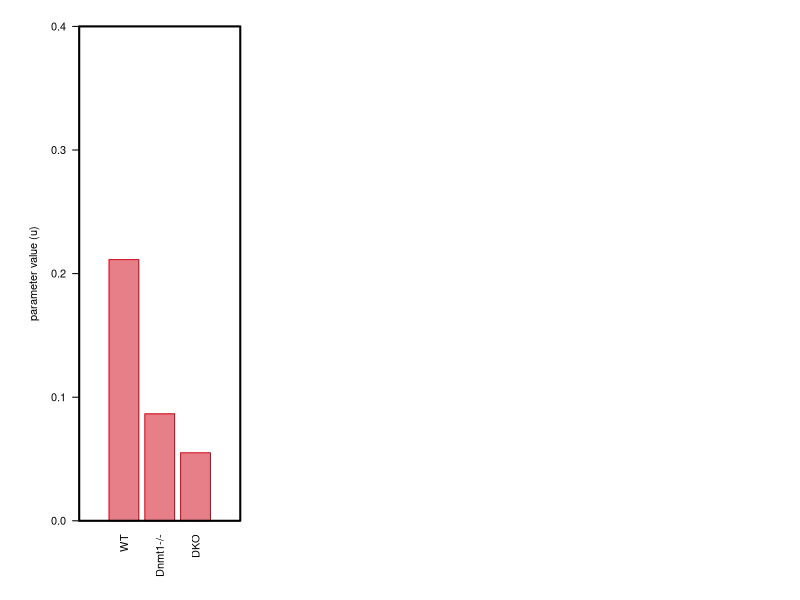

Generate this figure with R: (Note: this script raises an error after producing the figure.)
###################################################################################################
################################     PARAMETER/FUNCTION DEFINE     ################################
###################################################################################################
# sys_argv <- commandArgs(T)
cccol <- c("#CE0013","#16557A","#C7A609","#87C232","#008792","#A14C94","#15A08C","#8B7E75","#1E7CAF","#EA425F","#46489A","#E50033","#0F231F","#1187CD")
cccol80 <- c("#CE001380","#16557A80","#C7A60980","#87C23280","#64C0AB80","#A14C9480","#15A08C80","#8B7E7580","#1E7CAF80","#EA425F80","#46489A80","#E5003380","#0F231F80","#1187CD80")
cccol50 <- c("#CE001350","#16557A50","#C7A60950","#87C23250","#00879250","#A14C9450","#15A08C50","#8B7E7550","#1E7CAF50","#EA425F50","#46489A50","#E5003350","#0F231F50","#1187CD50")
options(scipen = 200)

HalfErrorBar <- function(x, y, upper, lower=upper, length=0.03,...){
	if(length(x) != length(y) | length(y) !=length(lower) | length(lower) != length(upper))
		stop("vectors must be same length")
	arrows(x,y+upper, x, y, angle=90, code=1, length=length, ...)
}


###################################################################################################
################################            READ IN DATA           ################################
###################################################################################################
data <- read.table("GSE130735_mmEmbryo_WGBS_DNMTKO_parameters_100.txt",header=T)
samples <- rownames(data)
WT <- samples[grep("WT",samples)]
D1KO <- samples[grep("D1KO",samples)]
D3abKO <- samples[grep("D3abKO",samples)]


###################################################################################################
################################                PLOT               ################################
###################################################################################################
pdf("FigS2b.GSE130735_mmEmbryo_WGBS_DNMTKO_parameters.pdf",width=6,height=3.2)
par(mar=c(6,6,2,2),mfrow=c(1,3))
plot_n <- c(length(data[WT,1]),length(data[D1KO,1]),length(data[D3abKO,1]))
plot_mean <- c(mean(data[WT,1]),mean(data[D1KO,1]),mean(data[D3abKO,1]))
plot_sd <- c(sd(data[WT,1]),sd(data[D1KO,1]),sd(data[D3abKO,1]))
bp <- barplot(plot_mean,col=cccol80[1],border=cccol[1],ylab="parameter value (u)",width=1, space=c(0.8,0.2,0.2),xlim=c(0,5),names.arg=c("WT","Dnmt1-/-","DKO"),las=2,ylim=c(0,0.4));box(lwd=2)
beeswarm(at=bp,list(data[WT,1],data[D1KO,1],data[D3abKO,1]),xaxt="n",spacing = 0.5,col = cccol80[1],pch = 16,method = "swarm",corral = "wrap",add=T)
# HalfErrorBar(bp,plot_mean, qt(0.975, plot_n-1) * plot_sd / sqrt(plot_n),col=cccol[1],lwd=1)
# HalfErrorBar(bp,plot_mean, 1.96*plot_sd/sqrt(plot_n),col=cccol[1],lwd=1)

plot_n <- c(length(data[WT,2]),length(data[D1KO,2]),length(data[D3abKO,2]))
plot_mean <- c(mean(data[WT,2]),mean(data[D1KO,2]),mean(data[D3abKO,2]))
plot_sd <- c(sd(data[WT,2]),sd(data[D1KO,2]),sd(data[D3abKO,2]))
bp <- barplot(plot_mean,col=cccol80[2],border=cccol[2],ylab="parameter value (d)",width=1, space=c(0.8,0.2,0.2),xlim=c(0,5),names.arg=c("WT","Dnmt1-/-","DKO"),las=2,ylim=c(0,0.4));box(lwd=2)
beeswarm(at=bp,list(data[WT,2],data[D1KO,2],data[D3abKO,2]),xaxt="n",spacing = 0.5,col = cccol80[2],pch = 16,method = "swarm",corral = "wrap",add=T)
# HalfErrorBar(bp,plot_mean, qt(0.975, plot_n-1) * plot_sd / sqrt(plot_n),col=cccol[2],lwd=1)
# HalfErrorBar(bp,plot_mean, 1.96*plot_sd/sqrt(plot_n),col=cccol[2],lwd=1)

plot_n <- c(length(data[WT,3]),length(data[D1KO,3]),length(data[D3abKO,3]))
plot_mean <- c(mean(data[WT,3]),mean(data[D1KO,3]),mean(data[D3abKO,3]))
plot_sd <- c(sd(data[WT,3]),sd(data[D1KO,3]),sd(data[D3abKO,3]))
bp <- barplot(plot_mean,col=cccol80[3],border=cccol[3],ylab="parameter value (p)",width=1, space=c(0.8,0.2,0.2),xlim=c(0,5),names.arg=c("WT","Dnmt1-/-","DKO"),las=2,ylim=c(0,1));box(lwd=2)
beeswarm(at=bp,list(data[WT,3],data[D1KO,3],data[D3abKO,3]),xaxt="n",spacing = 0.5,col = cccol80[3],pch = 16,method = "swarm",corral = "wrap",add=T)
# HalfErrorBar(bp,plot_mean, qt(0.975, plot_n-1) * plot_sd / sqrt(plot_n),col=cccol[3],lwd=1)
# HalfErrorBar(bp,plot_mean, 1.96*plot_sd/sqrt(plot_n),col=cccol[3],lwd=1)
dev.off()
